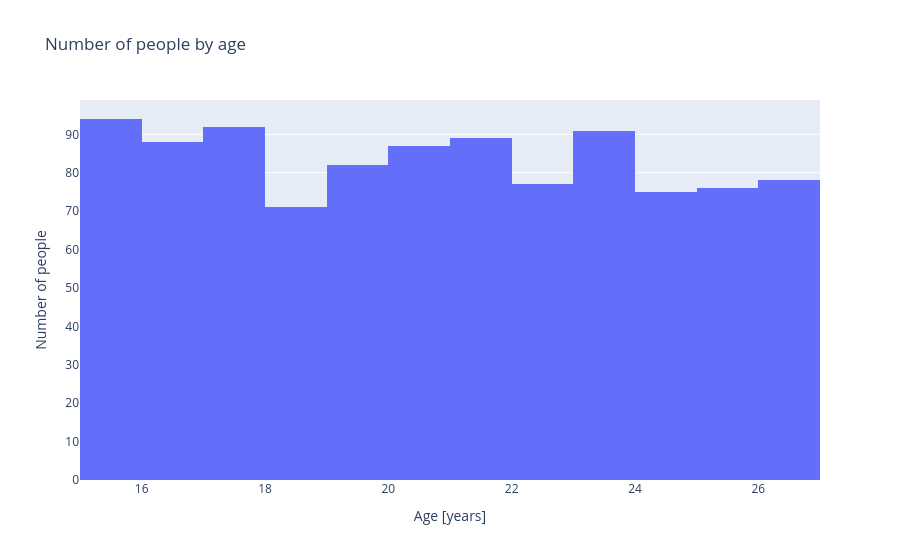

Notebook code cell kept with this figure:
### Code cell
fig = px.histogram(
  df,
  x='Age',
  nbins=12,
  title='Number of people by age',
  labels={
    'Age': 'Age [years]'
  })

fig.update_layout(yaxis_title='Number of people')
fig.update_traces(xbins_start=0)
fig.show()

### Figure 1 — Plotly figure (JSON) as saved in the notebook; plotly's stock layout.template omitted (floating-point values rounded to 4 significant figures; data arrays with more than 128 entries replaced by an {"elided": "..."} marker saying what was removed)
{"data": [{"bingroup": "x", "hovertemplate": "Age [years]=%{x}<br>count=%{y}<extra></extra>", "legendgroup": "", "marker": {"color": "#636efa", "pattern": {"shape": ""}}, "name": "", "nbinsx": 12, "orientation": "v", "showlegend": false, "type": "histogram", "x": {"elided": "1000 int values"}, "xaxis": "x", "xbins": {"start": 0}, "yaxis": "y"}], "layout": {"barmode": "relative", "legend": {"tracegroupgap": 0}, "title": {"text": "Number of people by age"}, "xaxis": {"anchor": "y", "domain": [0, 1], "title": {"text": "Age [years]"}}, "yaxis": {"anchor": "x", "domain": [0, 1], "title": {"text": "Number of people"}}}}
